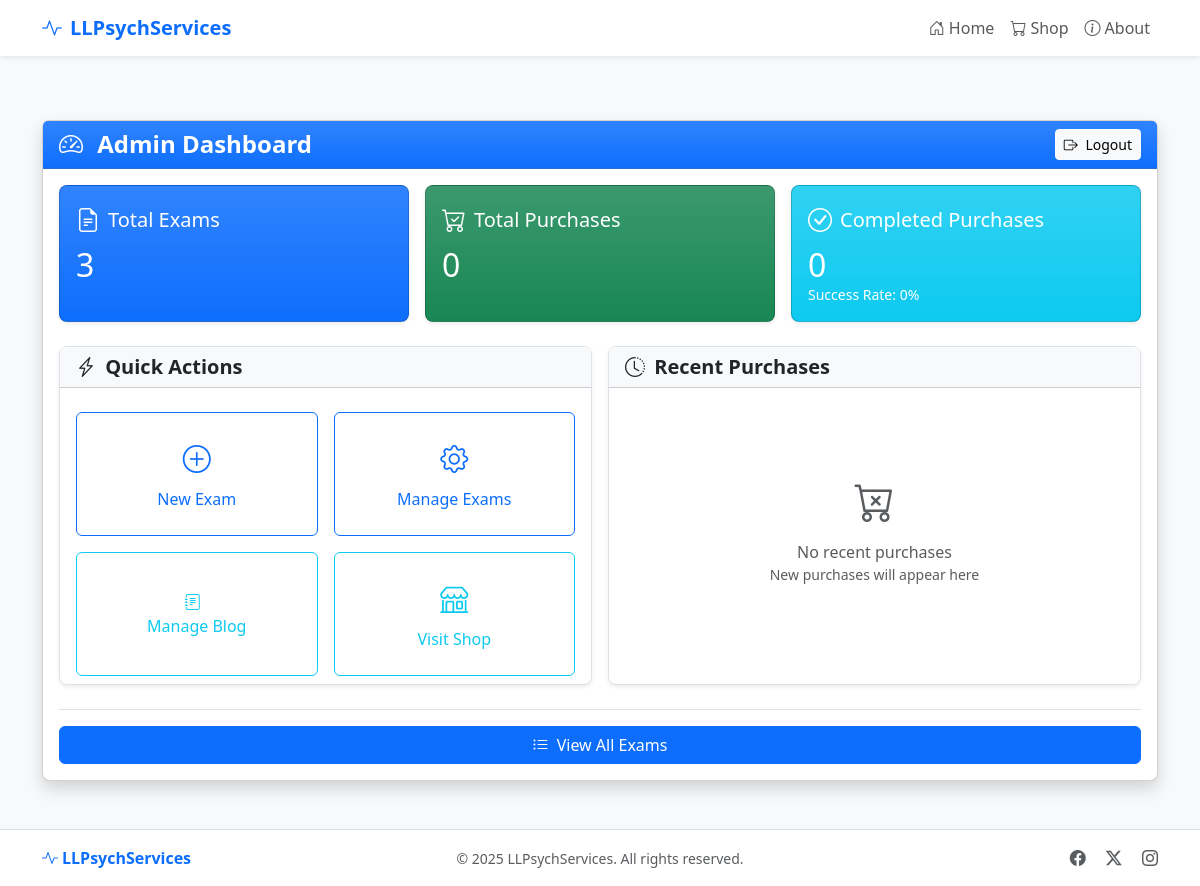
Before: /admin (signed in) with the older database file.
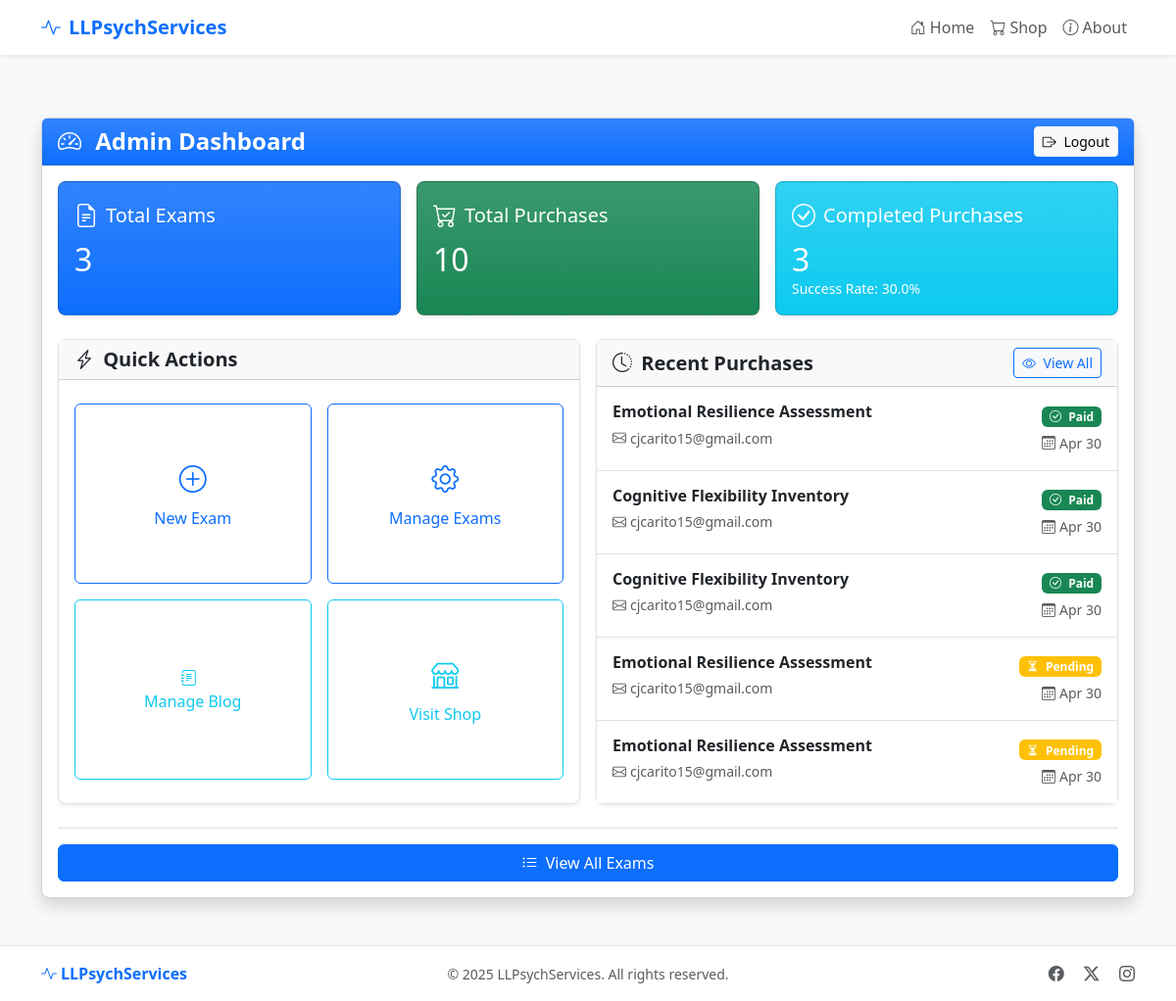
After: the same page with the newer database file.
### app.py (models this page shows, shortened)
class Purchase(db.Model):
    id = db.Column(db.Integer, primary_key=True)
    exam_id = db.Column(db.Integer, db.ForeignKey('exam.id'), nullable=False)
    email = db.Column(db.String(120), nullable=False)
    access_token = db.Column(db.String(100), unique=True, nullable=False)
    payment_id = db.Column(db.String(100), nullable=True)
    payment_status = db.Column(db.String(20), default='pending')
    answers = db.Column(db.Text, nullable=True)  # Store user answers as JSON
    purchased_at = db.Column(db.DateTime, default=datetime.utcnow)
    exam = db.relationship('Exam', backref=db.backref('purchases', lazy=True))

class Exam(db.Model):
    id = db.Column(db.Integer, primary_key=True)
    title = db.Column(db.String(100), nullable=False)
    exam_type = db.Column(db.String(20))  # 'content' or 'likert'
    description = db.Column(db.Text, nullable=False)
    price = db.Column(db.Float, nullable=False)
    content = db.Column(db.Text, nullable=False)
    questions = db.Column(db.Text, nullable=True)  # Stored as JSON
    exam_type = db.Column(db.String(20), default='content')  # 'content' or 'likert'
    created_at = db.Column(db.DateTime, default=datetime.utcnow)
    likert_scale = db.Column(db.Text, nullable=True)
    scoring_rules = db.Column(db.Text, nullable=True)

### app.py (the view)
@app.route('/admin')
@admin_required
def admin_dashboard():
    exams_count = Exam.query.count()
    purchases_count = Purchase.query.count()
    completed_purchases = Purchase.query.filter_by(payment_status='paid').count()
    recent_purchases = Purchase.query.order_by(Purchase.purchased_at.desc()).limit(5).all()
    return render_template('admin/dashboard.html',
                          exams_count=exams_count,
                          purchases_count=purchases_count,
                          completed_purchases=completed_purchases,
                          recent_purchases=recent_purchases)

### app.py (called while the page is built)
def admin_required(f):
    @wraps(f)
    def decorated_function(*args, **kwargs):
        if not session.get('admin_logged_in'):
            flash('Please log in to access the admin area.', 'warning')
            return redirect(url_for('admin_login', next=request.url))
        return f(*args, **kwargs)
    return decorated_function

### templates/admin/dashboard.html (shortened to what this page needs)
{% extends 'base.html' %}
{% block content %}
<div class="container py-3 py-md-4">
  <div class="row justify-content-center">
    <div class="col-12">
      <div class="card shadow">
        <div class="card-header bg-primary bg-gradient text-white">
          <div class="d-flex flex-column flex-sm-row justify-content-between align-items-start align-items-sm-center">
            <h1 class="h4 mb-2 mb-sm-0 fw-bold">
              <i class="bi bi-speedometer2 me-2"></i> Admin Dashboard
            </h1>
            <a href="{{ url_for('admin_logout') }}" class="btn btn-light btn-sm">
              <i class="bi bi-box-arrow-right me-1"></i> Logout
            </a>
          </div>
        </div>
        <div class="card-body">
          <div class="row g-3 mb-4">
            <div class="col-md-4">
              <div class="card bg-primary bg-gradient text-white h-100 shadow-sm">
                <div class="card-body">
                  <div class="d-flex align-items-center mb-2">
                    <i class="bi bi-file-earmark-text fs-4 me-2"></i>
                    <h5 class="card-title mb-0">Total Exams</h5>
                  </div>
                  <h2 class="card-text mb-0">{{ exams_count }}</h2>
                </div>
              </div>
            </div>
            <div class="col-md-4">
              <div class="card bg-success bg-gradient text-white h-100 shadow-sm">
                <div class="card-body">
                  <div class="d-flex align-items-center mb-2">
                    <i class="bi bi-cart-check fs-4 me-2"></i>
                    <h5 class="card-title mb-0">Total Purchases</h5>
                  </div>
                  <h2 class="card-text mb-0">{{ purchases_count }}</h2>
                </div>
              </div>
            </div>
            <div class="col-md-4">
              <div class="card bg-info bg-gradient text-white h-100 shadow-sm">
                <div class="card-body">
                  <div class="d-flex align-items-center mb-2">
                    <i class="bi bi-check-circle fs-4 me-2"></i>
                    <h5 class="card-title mb-0">Completed Purchases</h5>
                  </div>
                  <h2 class="card-text mb-0">{{ completed_purchases }}</h2>
                  <p class="mb-0 small">Success Rate:
                    {{ (completed_purchases / purchases_count * 100) | round(1) if purchases_count > 0 else 0 }}%
                  </p>
                </div>
              </div>
            </div>
          </div>
          <div class="row g-3 mb-2">
            <div class="col-lg-6">
              <div class="card border h-100 shadow-sm">
                <div class="card-header bg-light">
                  <h5 class="mb-0 fw-bold">
                    <i class="bi bi-lightning-charge me-1"></i> Quick Actions
                  </h5>
                </div>
                <div class="card-body p-0 d-flex flex-column">
                  <div class="flex-grow-1 d-flex flex-column justify-content-center">
                    <div class="row g-3 p-3 h-100">
                      <div class="col-md-6 d-flex">
                        <a href="{{ url_for('admin_create_exam') }}" class="btn btn-outline-primary w-100 d-flex flex-column align-items-center justify-content-center py-4">
                          <i class="bi bi-plus-circle fs-3 mb-2"></i>
                          <span>New Exam</span>
                        </a>
                      </div>
                      <div class="col-md-6 d-flex">
                        <a href="{{ url_for('admin_exams') }}" class="btn btn-outline-primary w-100 d-flex flex-column align-items-center justify-content-center py-4">
                          <i class="bi bi-gear fs-3 mb-2"></i>
                          <span>Manage Exams</span>
                        </a>
                      </div>
                      <div class="col-md-6 d-flex">
                        <a href="{{ url_for('admin_blog') }}" class="btn btn-outline-info w-100 d-flex flex-column align-items-center justify-content-center py-4" target="_blank">
                          <i class="bi bi-journal-text me-2"></i>
                          <span>Manage Blog</span>
                        </a>
                      </div>
                      <div class="col-md-6 d-flex">
                        <a href="{{ url_for('shop') }}" class="btn btn-outline-info w-100 d-flex flex-column align-items-center justify-content-center py-4" target="_blank">
                          <i class="bi bi-shop fs-3 mb-2"></i>
                          <span>Visit Shop</span>
                        </a>
                      </div>
                    </div>
                  </div>
                </div>
              </div>
            </div>
            <div class="col-lg-6">
              <div class="card border h-100 shadow-sm">
                <div class="card-header bg-light">
                  <div class="d-flex flex-column flex-sm-row justify-content-between align-items-start align-items-sm-center">
                    <h5 class="mb-2 mb-sm-0 fw-bold">
                      <i class="bi bi-clock-history me-1"></i> Recent Purchases
                    </h5>
                    {% if recent_purchases %}
                    <a href="{{ url_for('admin_purchases') }}" class="btn btn-outline-primary btn-sm">
                      <i class="bi bi-eye me-1"></i> View All
                    </a>
                    {% endif %}
                  </div>
                </div>
                <div class="card-body p-0">
                  {% if recent_purchases %}
                  <div class="list-group list-group-flush">
                    {% for purchase in recent_purchases %}
                    <a href="{{ url_for('admin_purchases') }}" class="list-group-item list-group-item-action py-3">
                      <div class="d-flex justify-content-between align-items-start">
                        <div class="me-2 text-truncate">
                          <h6 class="mb-1 fw-bold">{{ purchase.exam.title }}</h6>
                          <small class="text-muted">
                            <i class="bi bi-envelope me-1"></i>{{ purchase.email }}
                          </small>
                        </div>
                        <div class="text-end">
                          <span class="badge {{ 'bg-success' if purchase.payment_status == 'paid' else 'bg-warning' }} mb-1">
                            <i class="bi bi-{{ 'check-circle' if purchase.payment_status == 'paid' else 'hourglass-split' }} me-1"></i>
                            {{ purchase.payment_status | capitalize }}
                          </span>
                          <div>
                            <small class="text-muted">
                              <i class="bi bi-calendar3 me-1"></i>{{ purchase.purchased_at.strftime('%b %d') }}
                            </small>
                          </div>
                        </div>
                      </div>
                    </a>
                    {% endfor %}
                  </div>
                  {% else %}
                  <div class="text-center py-5 text-muted h-100 d-flex flex-column justify-content-center">
                    <i class="bi bi-cart-x fs-1 mb-2"></i>
                    <p class="mb-0">No recent purchases</p>
                    <p class="small text-muted">New purchases will appear here</p>
                  </div>
                  {% endif %}
                </div>
              </div>
            </div>
          </div>
          <div class="d-flex flex-column flex-sm-row justify-content-end gap-2 mt-4 border-top pt-3">
            <a href="{{ url_for('admin_exams') }}" class="btn btn-primary w-100 w-sm-auto">
              <i class="bi bi-list-ul me-1"></i> View All Exams
            </a>
          </div>
        </div>
      </div>
    </div>
  </div>
</div>
{% endblock %}

### templates/base.html (shortened to what this page needs)
<!DOCTYPE html>
<html lang="en">
<head>
    <link href="https://cdn.jsdelivr.net/npm/bootstrap@5.3.0-alpha1/dist/css/bootstrap.min.css" rel="stylesheet">
    <link rel="stylesheet" href="https://cdn.jsdelivr.net/npm/bootstrap-icons@1.11.1/font/bootstrap-icons.css">
</head>
<body>
    <nav class="navbar navbar-expand-lg navbar-light bg-white">
        <div class="container">
            <a class="navbar-brand" href="{{ url_for('index') }}">
                <i class="bi bi-activity me-2"></i>LLPsychServices
            </a>
            <div class="collapse navbar-collapse" id="navbarNav">
                <ul class="navbar-nav ms-auto">
                    <li class="nav-item">
                        <a class="nav-link" href="{{ url_for('index') }}">
                            <i class="bi bi-house-door me-1"></i>Home
                        </a>
                    </li>
                    <li class="nav-item">
                        <a class="nav-link" href="{{ url_for('shop') }}">
                            <i class="bi bi-cart me-1"></i>Shop
                        </a>
                    </li>
                    <li class="nav-item">
                        <a class="nav-link" href="{{ url_for('about') }}">
                            <i class="bi bi-info-circle me-1"></i>About
                        </a>
                    </li>
                </ul>
            </div>
        </div>
    </nav>
    <main class="py-4">
        {% block content %}{% endblock %}
    </main>
    <footer class="bg-white text-center py-3 border-top shadow-sm">
        <div class="container">
            <div class="row align-items-center">
                <div class="col-md-4 text-md-start mb-2 mb-md-0">
                    <a href="{{ url_for('index') }}" class="text-decoration-none text-primary fw-bold">
                        <i class="bi bi-activity me-1"></i>LLPsychServices
                    </a>
                </div>
                <div class="col-md-4 mb-2 mb-md-0">
                    <small class="text-muted">&copy; 2025 LLPsychServices. All rights reserved.</small>
                </div>
                <div class="col-md-4 text-md-end">
                    <a href="#" class="text-decoration-none text-muted me-3">
                        <i class="bi bi-facebook"></i>
                    </a>
                    <a href="#" class="text-decoration-none text-muted me-3">
                        <i class="bi bi-twitter-x"></i>
                    </a>
                    <a href="#" class="text-decoration-none text-muted">
                        <i class="bi bi-instagram"></i>
                    </a>
                </div>
            </div>
        </div>
    </footer>
</body>
</html>

### templates/base.html (style rules this page uses)
html, body { height: 100%; }
body { display: flex; flex-direction: column; background-color: #f8f9fa; }
main { flex: 1 0 auto; }
footer { flex-shrink: 0; }
.navbar { box-shadow: 0 0.125rem 0.25rem rgba(0, 0, 0, 0.075); }
.navbar-brand { font-weight: 700; color: #0d6efd; }
.card { border-radius: 0.5rem; box-shadow: 0 0.5rem 1rem rgba(0, 0, 0, 0.15); transition: transform 0.2s; }
.card-header { border-top-left-radius: calc(0.5rem - 1px); border-top-right-radius: calc(0.5rem - 1px); }
.btn-primary { background-color: #0d6efd; border-color: #0d6efd; }

Changed rows visible on the page:
added Purchase: exam "Emotional Resilience Assessment", email "cjcarito15@gmail.com", payment_status "Paid", purchased_at "Apr 30"
added Purchase: exam "Cognitive Flexibility Inventory", email "cjcarito15@gmail.com", payment_status "Paid", purchased_at "Apr 30"
added Purchase: exam "Cognitive Flexibility Inventory", email "cjcarito15@gmail.com", payment_status "Paid", purchased_at "Apr 30"
added Purchase: exam "Emotional Resilience Assessment", email "cjcarito15@gmail.com", payment_status "Pending", purchased_at "Apr 30"
added Purchase: exam "Emotional Resilience Assessment", email "cjcarito15@gmail.com", payment_status "Pending", purchased_at "Apr 30"
Other visible differences:
{{ purchases_count }}: "0" → "10"
{{ completed_purchases }}: "0" → "3"
text no longer shown: "0 No recent purchases New purchases will appear here"
text now shown: "30.0 View All"
